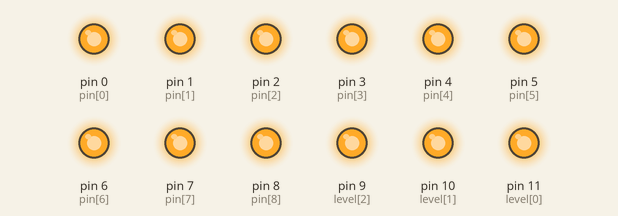
Simulated run of this sketch. Board: Arduino Uno, built with avr-gcc and run on an emulated ATmega328P. On the bench: output pins drawn as LEDs (lit = HIGH). Random numbers use the default seed unless the sketch sets one.

Above: at 0.1 s.
At 8.75 s:
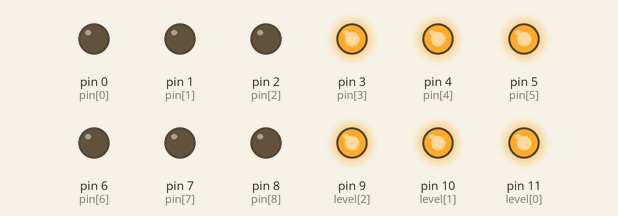
At 11.3 s:
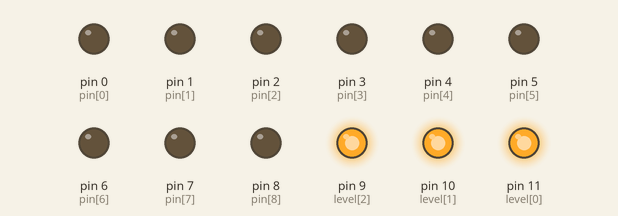
At 19.83 s:
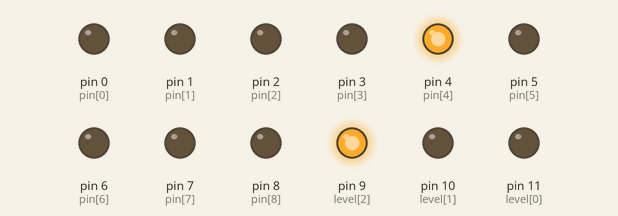
At 28.37 s:
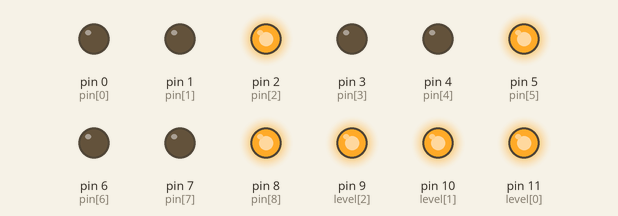
At 36.8 s:
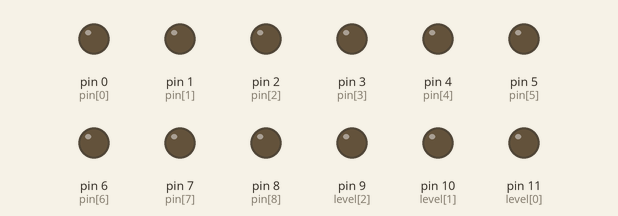
Timing chart, 0 to 40.0 s (numbered marks = the images above):
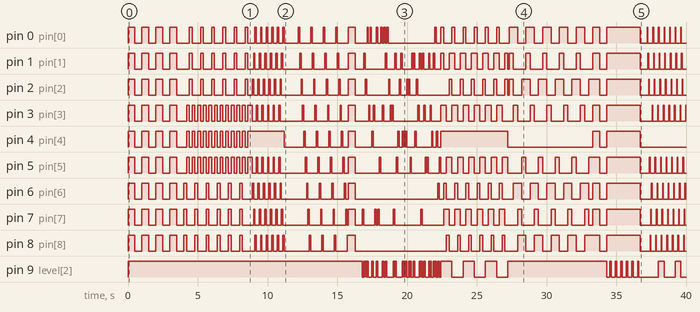

Measured:
- by itself, pin 0 (pin[0]): LOW → HIGH at 0.00 s, → LOW 0.50 s later, → HIGH 0.50 s later, → LOW 0.50 s later, … (96 changes in this stretch)
- by itself, pin 1 (pin[1]): LOW → HIGH at 0.00 s, → LOW 0.50 s later, → HIGH 0.50 s later, → LOW 0.50 s later, … (104 changes in this stretch)
- by itself, pin 2 (pin[2]): LOW → HIGH at 0.00 s, → LOW 0.50 s later, → HIGH 0.50 s later, → LOW 0.50 s later, … (94 changes in this stretch)
- by itself, pin 3 (pin[3]): LOW → HIGH at 0.00 s, → LOW 0.50 s later, → HIGH 0.50 s later, → LOW 0.50 s later, … (107 changes in this stretch)
- by itself, pin 4 (pin[4]): LOW → HIGH at 0.00 s, → LOW 0.50 s later, → HIGH 0.50 s later, → LOW 0.50 s later, … (64 changes in this stretch)
- by itself, pin 5 (pin[5]): LOW → HIGH at 0.00 s, → LOW 0.50 s later, → HIGH 0.50 s later, → LOW 0.50 s later, … (102 changes in this stretch)
- by itself, pin 6 (pin[6]): LOW → HIGH at 0.00 s, → LOW 0.50 s later, → HIGH 0.50 s later, → LOW 0.50 s later, … (84 changes in this stretch)
- by itself, pin 7 (pin[7]): LOW → HIGH at 0.00 s, → LOW 0.50 s later, → HIGH 0.50 s later, → LOW 0.50 s later, … (92 changes in this stretch)

The sketch:

Cub_leds_3X3X3_2.ino
```cpp
/**********************************************************************************
**                                                                               **
**                      Entrades i sortides digitals                             **
**                          Nom del programa                                     **
**  NOM : Jordi Pujlreu Sala                                   DATA: 17/04/17    **
**********************************************************************************/
void setup() {
  // initialize the digital pin as an output.
  pinMode(0, OUTPUT);
  pinMode(1, OUTPUT);
  pinMode(2, OUTPUT);
  pinMode(3, OUTPUT);
  pinMode(4, OUTPUT);
  pinMode(5, OUTPUT);
  pinMode(6, OUTPUT);
  pinMode(7, OUTPUT);
  pinMode(8, OUTPUT);
  pinMode(9, OUTPUT);  // Level 1
  pinMode(10, OUTPUT); // Level 2
  pinMode(11, OUTPUT); // Level 3

}

void loop() {
  digitalWrite(9, HIGH);
  digitalWrite(10, HIGH);
  digitalWrite(11, HIGH);

  for (int i=0; i <= 3; i++)  // run loop 4 times
  {
  // all on
  digitalWrite(0, HIGH);
  digitalWrite(1, HIGH);
  digitalWrite(2, HIGH);
  digitalWrite(3, HIGH);
  digitalWrite(4, HIGH);
  digitalWrite(5, HIGH);
  digitalWrite(6, HIGH);
  digitalWrite(7, HIGH);
  digitalWrite(8, HIGH);
    delay(500);

  // all off
  digitalWrite(0, LOW);
  digitalWrite(1, LOW);
  digitalWrite(2, LOW);
  digitalWrite(3, LOW);
  digitalWrite(4, LOW);
  digitalWrite(5, LOW);
  digitalWrite(6, LOW);
  digitalWrite(7, LOW);
  digitalWrite(8, LOW);
    delay(500);
  }

// wipe
for (int i=0; i <= 5; i++)  // run loop 6 times
  {
  digitalWrite(6, HIGH);
  digitalWrite(7, HIGH);
  digitalWrite(8, HIGH);
    delay(200);
  digitalWrite(6, LOW);
  digitalWrite(7, LOW);
  digitalWrite(8, LOW);
  digitalWrite(3, HIGH);
  digitalWrite(4, HIGH);
  digitalWrite(5, HIGH);
    delay(200);
  digitalWrite(3, LOW);
  digitalWrite(4, LOW);
  digitalWrite(5, LOW);
  digitalWrite(0, HIGH);
  digitalWrite(1, HIGH);
  digitalWrite(2, HIGH);
    delay(200);
  digitalWrite(0, LOW);
  digitalWrite(1, LOW);
  digitalWrite(2, LOW);
  digitalWrite(3, HIGH);
  digitalWrite(4, HIGH);
  digitalWrite(5, HIGH);
    delay(200);
  digitalWrite(3, LOW);
  digitalWrite(4, LOW);
  digitalWrite(5, LOW);
  }

// rotate
for (int i=0; i <= 5; i++)  // run loop 6 times
  {
  digitalWrite(3, HIGH);
  digitalWrite(4, HIGH);
  digitalWrite(5, HIGH);
    delay(100);
  digitalWrite(3, LOW);
  digitalWrite(5, LOW);
  digitalWrite(2, HIGH);
  digitalWrite(6, HIGH);
    delay(100);
  digitalWrite(2, LOW);
  digitalWrite(6, LOW);
  digitalWrite(1, HIGH);
  digitalWrite(7, HIGH);
    delay(100);
  digitalWrite(1, LOW);
  digitalWrite(7, LOW);
  digitalWrite(0, HIGH);
  digitalWrite(8, HIGH);
    delay(100);
  digitalWrite(0, LOW);
  digitalWrite(8, LOW);
  }
digitalWrite(4, LOW);
delay(1000);

// sequential

byte pin[] = {0, 1, 2, 3, 4, 5, 6, 7, 8};
// above array of 9
  {
  for (int i=0; i <= 3; i++)  // run loop 4 times
    {
    for(int i=0; i<=8; i++) // loop equals number
      { // of values in array - 1
      digitalWrite(pin[i], HIGH); // write index value
      delay(100); // pause 200ms
      digitalWrite(pin[i], LOW); // write index value
      }
    }
  }

 // all on
  digitalWrite(0, HIGH);
  digitalWrite(1, HIGH);
  digitalWrite(2, HIGH);
  digitalWrite(3, HIGH);
  digitalWrite(4, HIGH);
  digitalWrite(5, HIGH);
  digitalWrite(6, HIGH);
  digitalWrite(7, HIGH);
  digitalWrite(8, HIGH);
    delay(500);

  // all off
  digitalWrite(0, LOW);
  digitalWrite(1, LOW);
  digitalWrite(2, LOW);
  digitalWrite(3, LOW);
  digitalWrite(4, LOW);
  digitalWrite(5, LOW);
  digitalWrite(6, LOW);
  digitalWrite(7, LOW);
  digitalWrite(8, LOW);
    delay(500);

// random

  digitalWrite(9, LOW);
  digitalWrite(10, LOW);
  digitalWrite(11, LOW);

  for (int i=0; i <= 50; i++)  // run loop 50 times
    {
    int randNumber;
    int randLevel;
    {
      randNumber = random(0,8);
      randLevel = random(9,11);
      digitalWrite(randNumber, HIGH); // write index value
      digitalWrite(randLevel, HIGH); // write index value
        delay(100); // pause 100ms
      digitalWrite(randNumber, LOW); // write index value
      digitalWrite(randLevel, LOW); // write index value
        delay(10);
      }
    }

// squares

  digitalWrite(9, HIGH); // bottom layer on
  digitalWrite(10, HIGH); // middle layer on
  digitalWrite(11, HIGH); // top layer on


for (int i=0; i <= 2; i++)  // run loop 2 times
  {
  digitalWrite(11, LOW); // top layer off
  digitalWrite(9, HIGH); // bottom layer on
  digitalWrite(2, LOW);
  digitalWrite(5, LOW);

  digitalWrite(0, HIGH);
  digitalWrite(1, HIGH);
  digitalWrite(3, HIGH);
  digitalWrite(4, HIGH);
    delay(200);
  digitalWrite(0, LOW);
  digitalWrite(1, LOW);
  digitalWrite(6, HIGH);
  digitalWrite(7, HIGH);
    delay(200);
  digitalWrite(3, LOW);
  digitalWrite(6, LOW);
  digitalWrite(5, HIGH);
  digitalWrite(8, HIGH);
    delay(200);
  digitalWrite(7, LOW);
  digitalWrite(8, LOW);
  digitalWrite(1, HIGH);
  digitalWrite(2, HIGH);
    delay(200);
  digitalWrite(11, HIGH); // top layer on
  digitalWrite(9, LOW); // bottom layer off

  digitalWrite(2, LOW);
  digitalWrite(5, LOW);

  digitalWrite(0, HIGH);
  digitalWrite(1, HIGH);
  digitalWrite(3, HIGH);
  digitalWrite(4, HIGH);
    delay(200);
  digitalWrite(0, LOW);
  digitalWrite(1, LOW);
  digitalWrite(6, HIGH);
  digitalWrite(7, HIGH);
    delay(200);
  digitalWrite(3, LOW);
  digitalWrite(6, LOW);
  digitalWrite(5, HIGH);
  digitalWrite(8, HIGH);
    delay(200);
  digitalWrite(7, LOW);
  digitalWrite(8, LOW);
  digitalWrite(1, HIGH);
  digitalWrite(2, HIGH);
    delay(200);

 }

  digitalWrite(9, HIGH); // turn bottom layer on

// all off
  digitalWrite(0, LOW);
  digitalWrite(1, LOW);
  digitalWrite(2, LOW);
  digitalWrite(3, LOW);
  digitalWrite(4, LOW);
  digitalWrite(5, LOW);
  digitalWrite(6, LOW);
  digitalWrite(7, LOW);
  digitalWrite(8, LOW);
    delay(100);

// walls
for (int i=0; i <= 4; i++)  // run loop 4 times
  {
  digitalWrite(5, LOW);
  digitalWrite(8, LOW);

  digitalWrite(0, HIGH);
  digitalWrite(1, HIGH);
  digitalWrite(2, HIGH);
    delay(300);
  digitalWrite(1, LOW);
  digitalWrite(2, LOW);
  digitalWrite(3, HIGH);
  digitalWrite(6, HIGH);
    delay(300);
  digitalWrite(3, LOW);
  digitalWrite(0, LOW);
  digitalWrite(7, HIGH);
  digitalWrite(8, HIGH);
    delay(300);
  digitalWrite(6, LOW);
  digitalWrite(7, LOW);
  digitalWrite(2, HIGH);
  digitalWrite(5, HIGH);
    delay(300);
  }

  // all on
  digitalWrite(0, HIGH);
  digitalWrite(1, HIGH);
  digitalWrite(2, HIGH);
  digitalWrite(3, HIGH);
  digitalWrite(4, HIGH);
  digitalWrite(5, HIGH);
  digitalWrite(6, HIGH);
  digitalWrite(7, HIGH);
  digitalWrite(8, HIGH);
    delay(500);

  // all off
  digitalWrite(0, LOW);
  digitalWrite(1, LOW);
  digitalWrite(2, LOW);
  digitalWrite(3, LOW);
  digitalWrite(4, LOW);
  digitalWrite(5, LOW);
  digitalWrite(6, LOW);
  digitalWrite(7, LOW);
  digitalWrite(8, LOW);
    delay(500);


  // trampoline
  digitalWrite(9, LOW);
  digitalWrite(10, LOW);
  digitalWrite(11, LOW);

  digitalWrite(0, HIGH);
  digitalWrite(1, HIGH);
  digitalWrite(2, HIGH);
  digitalWrite(3, HIGH);
  digitalWrite(4, HIGH);
  digitalWrite(5, HIGH);
  digitalWrite(6, HIGH);
  digitalWrite(7, HIGH);
  digitalWrite(8, HIGH);

  for (int i=0; i <= 5; i++)  // run loop 5 times
  {
  digitalWrite(11, HIGH);
    delay(100);
  digitalWrite(11, LOW);
  digitalWrite(10, HIGH);
    delay(100);
  digitalWrite(10, LOW);
  digitalWrite(9, HIGH);
    delay(100);
  digitalWrite(9, LOW);
  digitalWrite(10, HIGH);
    delay(100);
  digitalWrite(10, LOW);
  }

// all off
  digitalWrite(0, LOW);
  digitalWrite(1, LOW);
  digitalWrite(2, LOW);
  digitalWrite(3, LOW);
  digitalWrite(4, LOW);
  digitalWrite(5, LOW);
  digitalWrite(6, LOW);
  digitalWrite(7, LOW);
  digitalWrite(8, LOW);
    delay(500);

// spiral down

byte pins[] = {0, 1, 2, 5, 8, 7, 6, 3};
// above array of 8
  {
  for (int i=0; i <= 3; i++)  // run loop 3 times
    {
    byte level[] = {11, 10, 9};
      for(int i=0; i<=2; i++) // loop equals number
        { // of values in array
        digitalWrite(level[i], HIGH); // write index value

        for(int i=0; i<=7; i++) // loop equals number
          { // of values in array
          digitalWrite(pins[i], HIGH); // write index value
            delay(50); // pause 200ms
          digitalWrite(pins[i], LOW); // write index value
          }
        digitalWrite(level[i], LOW); // write index value

        }
    }
  }

// explode
for (int i=0; i <= 3; i++)  // run loop 5 times
 {
 digitalWrite(9, LOW);
 digitalWrite(10, HIGH);
 digitalWrite(11, LOW);

 digitalWrite(4, HIGH);
   delay(500);
 digitalWrite(1, HIGH);
 digitalWrite(3, HIGH);
 digitalWrite(5, HIGH);
 digitalWrite(7, HIGH);
   delay(200);
 digitalWrite(9, HIGH);
 digitalWrite(11, HIGH);
   delay(200);
 digitalWrite(0, HIGH);
 digitalWrite(2, HIGH);
 digitalWrite(6, HIGH);
 digitalWrite(8, HIGH);
   delay(500);
  // all off
  digitalWrite(0, LOW);
  digitalWrite(1, LOW);
  digitalWrite(2, LOW);
  digitalWrite(3, LOW);
  digitalWrite(4, LOW);
  digitalWrite(5, LOW);
  digitalWrite(6, LOW);
  digitalWrite(7, LOW);
  digitalWrite(8, LOW);
  }


// growing boxes
for (int i=0; i <= 3; i++)  // run loop 5 times
 {
  digitalWrite(9, HIGH);
  digitalWrite(10, HIGH);
  digitalWrite(11, LOW);

  digitalWrite(0, HIGH);
  digitalWrite(1, HIGH);
  digitalWrite(3, HIGH);
  digitalWrite(4, HIGH);
    delay(500);
  digitalWrite(10, LOW);
  digitalWrite(9, HIGH);

  digitalWrite(4, LOW);
  digitalWrite(1, LOW);
  digitalWrite(3, LOW);

  digitalWrite(11, HIGH);
  digitalWrite(2, HIGH);
  digitalWrite(6, HIGH);
  digitalWrite(8, HIGH);
    delay(500);
  digitalWrite(11, LOW);
  digitalWrite(10, HIGH);
  digitalWrite(2, LOW);
  digitalWrite(5, LOW);
  digitalWrite(6, LOW);
  digitalWrite(7, LOW);
  digitalWrite(8, LOW);
  }


}
```
